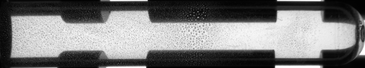
#> input picture Drops_сounting/pic_1.png, 365 x 68 px, shrunk from 1633 x 305 before the run
$ python -i light_region_detection.py   (imports and definitions only)
#> lines starting #> are read from the running program, lines starting #| are printed output that depends on the picture; after the words box and inside, x2 and y2 are one past the last pixel; in counts of white or black regions, pixels touching at a corner belong together
from pathlib import Path
import cv2
import numpy as np
import matplotlib.pyplot as plt
from config import DEBUG_PATHS, LIGHT_MODE_SETTINGS

def save_debug_image(image, name, output_dir, prefix='l'):
    """Сохранение промежуточного результата обработки"""
    try:
        if isinstance(image, np.ndarray) and DEBUG_PATHS['SAVE_DEBUG_IMAGES']:
            # Создаем папку, если её нет
            output_dir = Path(output_dir)
            output_dir.mkdir(parents=True, exist_ok=True)

            # Создаем имя файла с префиксом
            filename = f"{prefix}_{name}.png"
            filepath = output_dir / filename

            # Проверяем тип изображения и конвертируем если нужно
            if len(image.shape) == 3 and image.shape[2] == 3:
                if name == 'result':  # Для финального результата сохраняем как RGB
                    image = cv2.cvtColor(image, cv2.COLOR_RGB2BGR)
            elif len(image.shape) == 2:
                # Для полутоновых изображений убеждаемся, что они uint8
                image = image.astype(np.uint8)

            # Конвертируем путь в байты для cv2.imwrite
            filepath_str = str(filepath.absolute())

            # Используем imencode и запись в файл вместо imwrite
            is_success, im_buf_arr = cv2.imencode(".png", image)
            if is_success:
                im_buf_arr.tofile(filepath_str)
                print(f"Успешно сохранено изображение: {filename}")
                return True
            else:
                print(f"Ошибка при кодировании изображения: {filename}")
                print(f"Путь: {filepath_str}")
                return False
    except Exception as e:
        print(f"Ошибка при сохранении {name}: {str(e)}")
        print(f"Тип изображения: {type(image)}")
        print(f"Форма изображения: {image.shape if isinstance(image, np.ndarray) else 'не numpy array'}")
        return False
    return False

def visualize_steps(image_path, images, titles, valid_contours, output_dir):
    """
    Создает визуализацию всех этапов обработки с использованием matplotlib
    """
    if not DEBUG_PATHS['SAVE_DEBUG_IMAGES']:
        return

    plt.style.use('default')  # Используем светлый фон для светлой зоны
    fig, axs = plt.subplots(2, 3, figsize=(15, 10))
    fig.suptitle(f'File: {Path(image_path).name}\nDetected droplets: {len(valid_contours)}', fontsize=10)

    # Порядок изображений:
    # Original | Result | Morphed
    # Enhanced | Blurred | Binary
    plot_order = [0, 5, 4, 1, 2, 3]

    for idx, (img, title) in enumerate(zip([images[i] for i in plot_order],
                                         [titles[i] for i in plot_order])):
        i = idx // 3
        j = idx % 3

        if len(img.shape) == 3:
            img_show = cv2.cvtColor(img, cv2.COLOR_BGR2RGB)
        else:
            img_show = img

        axs[i, j].imshow(img_show, cmap='gray' if len(img.shape) == 2 else None)
        axs[i, j].set_title(title)
        axs[i, j].axis('on')

    plt.tight_layout()

    # Сохраняем визуализацию
    output_path = str(output_dir / 'l_combined_debug.png')
    plt.savefig(output_path, dpi=300, bbox_inches='tight')
    print(f"Сохранена визуализация: l_combined_debug.png")
    plt.close()

def detect_light_droplets(image_path, debug=True, return_contours=False):
    """
    Детектирование темных капель на светлом фоне
    """
#> called with image_path = 'pic_1.png', debug = True, return_contours = False
    # Создаем output_dir как Path объект
    output_dir = Path(DEBUG_PATHS['OUTPUT_DIR'])
    if debug:
        output_dir.mkdir(parents=True, exist_ok=True)
        print(f"Папка для сохранения: {output_dir}")

    # Загрузка изображения
    image = cv2.imdecode(np.fromfile(str(image_path), dtype=np.uint8), cv2.IMREAD_COLOR)
#> image is the input picture: shape (68, 365, 3); min 1, max 255, mean 123.6
    if image is None:
        raise ValueError(f"Failed to load image: {image_path}")

    # Сохраняем оригинальное изображение
    if debug:
        print(f"Оригинал: форма {image.shape}, тип {image.dtype}")
#| Оригинал: форма (68, 365, 3), тип uint8
        save_debug_image(image.copy(), 'original', output_dir)
        print("Этап 1: Сохранен оригинал")

    # Конвертация в оттенки серого
    gray = cv2.cvtColor(image, cv2.COLOR_BGR2GRAY)
    if debug:
        print(f"Серое: форма {gray.shape}, тип {gray.dtype}")
#| Серое: форма (68, 365), тип uint8
        save_debug_image(gray.copy(), 'gray', output_dir)
        print("Этап 2: Сохранено изображение в градациях серого")

    # Применение CLAHE для улучшения контраста
    clahe = cv2.createCLAHE(
        clipLimit=LIGHT_MODE_SETTINGS['CLAHE']['CLIP_LIMIT'],
        tileGridSize=LIGHT_MODE_SETTINGS['CLAHE']['TILE_SIZE']
    )
    enhanced = clahe.apply(gray)
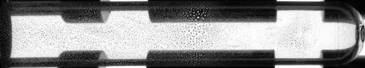
#> enhanced: shape (68, 365); min 3, max 255, mean 142.3
    if debug:
        print(f"Enhanced: форма {enhanced.shape}, тип {enhanced.dtype}")
#| Enhanced: форма (68, 365), тип uint8
        save_debug_image(enhanced.copy(), 'enhanced', output_dir)
        print("Этап 3: Сохранено улучшенное изображение")

    # Билатеральная фильтрация
    blurred = cv2.bilateralFilter(
        enhanced,
        LIGHT_MODE_SETTINGS['BILATERAL']['DIAMETER'],
        LIGHT_MODE_SETTINGS['BILATERAL']['SIGMA_COLOR'],
        LIGHT_MODE_SETTINGS['BILATERAL']['SIGMA_SPACE']
    )
    if debug:
        print(f"Blurred: форма {blurred.shape}, тип {blurred.dtype}")
#| Blurred: форма (68, 365), тип uint8
        save_debug_image(blurred.copy(), 'blurred', output_dir)
        print("Этап 4: Сохранено сглаженное изображение")

    # Адаптивная бинаризация
    binary = cv2.adaptiveThreshold(
        blurred,
        255,
        cv2.ADAPTIVE_THRESH_GAUSSIAN_C,
        cv2.THRESH_BINARY_INV,
        LIGHT_MODE_SETTINGS['THRESHOLD']['WINDOW_SIZE'],
        LIGHT_MODE_SETTINGS['THRESHOLD']['C']
    )
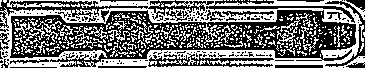
#> binary: shape (68, 365); 45.3% white in thin lines or dots
    if debug:
        print(f"Binary: форма {binary.shape}, тип {binary.dtype}")
#| Binary: форма (68, 365), тип uint8
        save_debug_image(binary.copy(), 'binary', output_dir)
        print("Этап 5: Сохранено бинарное изображение")

    # Морфологические операции
    kernel = np.ones(LIGHT_MODE_SETTINGS['MORPHOLOGY']['KERNEL_SIZE'], np.uint8)
    morphed = cv2.morphologyEx(binary, cv2.MORPH_OPEN, kernel,
                             iterations=LIGHT_MODE_SETTINGS['MORPHOLOGY']['ITERATIONS'])
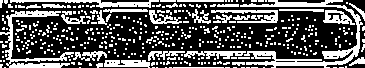
#> morphed: shape (68, 365); 34.3% white; 421 white regions (387 under 20 px), largest, box (x1, y1, x2, y2) and area: (240, 0, 363, 68) 1579, (0, 10, 74, 68) 924, (10, 0, 159, 8) 487
    morphed = cv2.morphologyEx(morphed, cv2.MORPH_CLOSE, kernel,
                             iterations=LIGHT_MODE_SETTINGS['MORPHOLOGY']['ITERATIONS'])
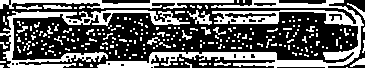
#> morphed: shape (68, 365); 37.6% white; 234 white regions (206 under 20 px)
    if debug:
        print(f"Morphed: форма {morphed.shape}, тип {morphed.dtype}")
#| Morphed: форма (68, 365), тип uint8
        save_debug_image(morphed.copy(), 'morphed', output_dir)
        print("Этап 6: Сохранено морфологически обработанное изображение")

    # Находим контуры
    contours, _ = cv2.findContours(morphed, cv2.RETR_EXTERNAL, cv2.CHAIN_APPROX_SIMPLE)
#> contours = 234 contours, 221 with area under 20; largest, box (x1, y1, x2, y2) and area: (97, 0, 364, 68) 3422, (0, 10, 190, 68) 1596, (0, 0, 234, 9) 692, (187, 10, 212, 25) 109, (43, 5, 72, 9) 60

    # Фильтруем контуры
    valid_contours = []
    for contour in contours:
        area = cv2.contourArea(contour)
        if area < LIGHT_MODE_SETTINGS['DROPLET_FILTER']['MIN_AREA']:
            continue
        if area > LIGHT_MODE_SETTINGS['DROPLET_FILTER']['MAX_AREA']:
            continue

        perimeter = cv2.arcLength(contour, True)
        if perimeter == 0:
            continue

        circularity = 4 * np.pi * area / (perimeter * perimeter)
        if circularity < LIGHT_MODE_SETTINGS['DROPLET_FILTER']['MIN_CIRCULARITY']:
            continue

        valid_contours.append(contour)
#> this loop made 234 passes
#> (area, perimeter, circularity) on passes 9, 12: (20.5, 37.9, 0.179), (49.5, 38.73, 0.415)
#> after the loop, valid_contours = 134 contours, 124 with area under 20; largest, box (x1, y1, x2, y2) and area: (187, 10, 212, 25) 109, (43, 5, 72, 9) 60, (350, 58, 365, 67) 50, (16, 5, 42, 10) 39, (347, 3, 365, 20) 38

    # Сохраняем результат
    if debug:
        result = image.copy()
        cv2.drawContours(result, valid_contours, -1, (0, 255, 0), 2)
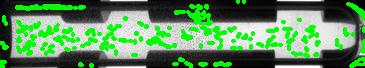
#> result: shape (68, 365, 3); 18.89% of pixels changed, all inside (x1, y1, x2, y2) = (0, 0, 365, 68)
        save_debug_image(result, 'result', output_dir)

        # Создаем визуализацию всех этапов
        images = [image, enhanced, blurred, binary, morphed, result]
        titles = ['Original', 'Enhanced', 'Blurred', 'Binary', 'Morphed', 'Result']
        visualize_steps(image_path, images, titles, valid_contours, output_dir)
#> the loop in visualize_steps, `for idx, (img, title) in enumerate(zip([images[i] for i in plot_order]..` made 6 passes
#> (title, i, j) on passes 1 to 6: ('Original', 0, 0), ('Result', 0, 1), ('Morphed', 0, 2), ('Enhanced', 1, 0), ('Blurred', 1, 1), ('Binary', 1, 2)

        print(f"Найдено капель: {len(valid_contours)}")
#| Найдено капель: 134
        print("Результаты сохранены в папку 'results'")

    if return_contours:
        return valid_contours
    return len(valid_contours)

# [3 lines not run here, left out]

>>> result = detect_light_droplets('pic_1.png')
#> result = 134

$ run again, on MD_converter/media/image1.png
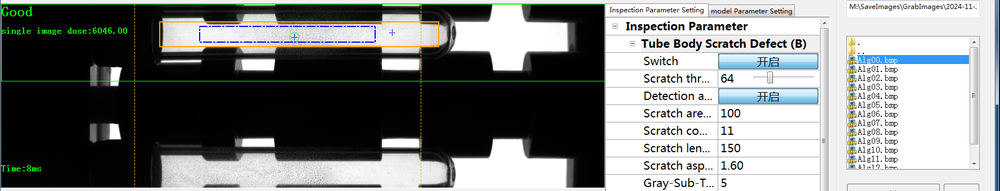
#> input picture MD_converter/media/image1.png, 1000 x 191 px, shrunk from 1778 x 340 before the run
#> in detect_light_droplets, image is the input picture: shape (191, 1000, 3); mean B, G, R 132.1, 133.3, 130.7
#| Оригинал: форма (191, 1000, 3), тип uint8
#| Серое: форма (191, 1000), тип uint8
#| Enhanced: форма (191, 1000), тип uint8
#| Blurred: форма (191, 1000), тип uint8
#> in detect_light_droplets, `binary = cv2.adaptiveThreshold( blurred, 255, cv2.ADAPTIVE_THRESH_GAUS..`:
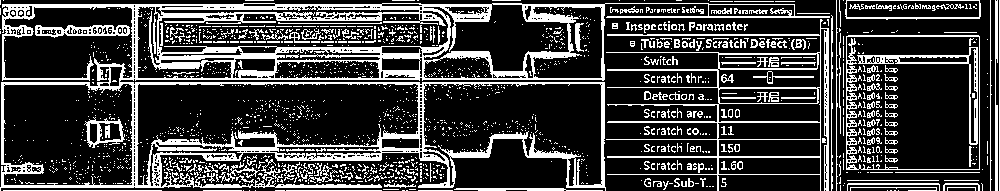
#> binary: shape (191, 1000); 24.4% white in thin lines or dots
#| Binary: форма (191, 1000), тип uint8
#| Morphed: форма (191, 1000), тип uint8
#> contours = 431 contours, 377 with area under 20; largest, box (x1, y1, x2, y2) and area: (0, 0, 607, 191) 76231, (860, 41, 980, 169) 962, (824, 30, 831, 191) 430, (609, 59, 819, 92) 397, (609, 99, 823, 191) 304
#> the loop in detect_light_droplets, `for contour in contours:` made 431 passes
#> (area, perimeter, circularity) on passes 6, 7, 9: (28, 46.49, 0.163), (252.5, 223.4, 0.0636), (109, 96.14, 0.148)
#> after the loop in detect_light_droplets, `for contour in contours:`: valid_contours = 296 contours, 245 with area under 20; largest, box (x1, y1, x2, y2) and area: (824, 30, 831, 191) 430, (609, 99, 823, 191) 304, (848, 0, 982, 3) 266, (609, 11, 832, 24) 259, (278, 186, 384, 190) 252
#> in detect_light_droplets, `cv2.drawContours(result, valid_contours, -1, (0, 255, 0), 2)`:
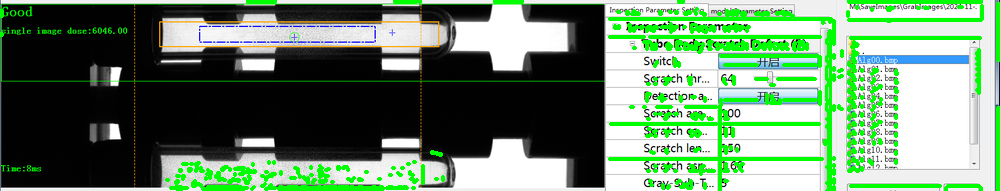
#> result: shape (191, 1000, 3); 10.39% of pixels changed, all inside (x1, y1, x2, y2) = (0, 0, 1000, 191)
#> the loop in visualize_steps, `for idx, (img, title) in enumerate(zip([images[i] for i in plot_order]..` made 6 passes
#> (title, i, j) on passes 1 to 6: ('Original', 0, 0), ('Result', 0, 1), ('Morphed', 0, 2), ('Enhanced', 1, 0), ('Blurred', 1, 1), ('Binary', 1, 2)
#| Найдено капель: 296
#> `result = detect_light_droplets('pic_1.png')`: result = 296
